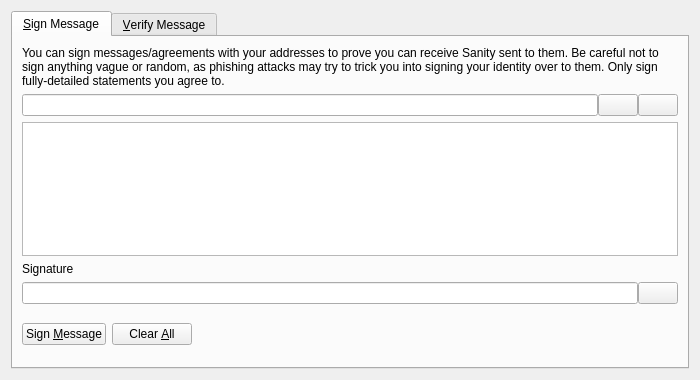
<?xml version="1.0" encoding="UTF-8"?>
<ui version="4.0">
 <class>SignVerifyMessageDialog</class>
 <widget class="QDialog" name="SignVerifyMessageDialog">
  <property name="geometry">
   <rect>
    <x>0</x>
    <y>0</y>
    <width>700</width>
    <height>380</height>
   </rect>
  </property>
  <property name="windowTitle">
   <string>Signatures - Sign / Verify a Message</string>
  </property>
  <property name="modal">
   <bool>true</bool>
  </property>
  <layout class="QVBoxLayout" name="verticalLayout">
   <item>
    <widget class="QTabWidget" name="tabWidget">
     <property name="currentIndex">
      <number>0</number>
     </property>
     <widget class="QWidget" name="tabSignMessage">
      <attribute name="title">
       <string>&amp;Sign Message</string>
      </attribute>
      <layout class="QVBoxLayout" name="verticalLayout_SM">
       <item>
        <widget class="QLabel" name="infoLabel_SM">
         <property name="text">
          <string>You can sign messages/agreements with your addresses to prove you can receive Sanity sent to them. Be careful not to sign anything vague or random, as phishing attacks may try to trick you into signing your identity over to them. Only sign fully-detailed statements you agree to.</string>
         </property>
         <property name="textFormat">
          <enum>Qt::PlainText</enum>
         </property>
         <property name="wordWrap">
          <bool>true</bool>
         </property>
        </widget>
       </item>
       <item>
        <layout class="QHBoxLayout" name="horizontalLayout_1_SM">
         <property name="spacing">
          <number>0</number>
         </property>
         <item>
          <widget class="QValidatedLineEdit" name="addressIn_SM">
           <property name="toolTip">
            <string>The Sanity address to sign the message with</string>
           </property>
          </widget>
         </item>
         <item>
          <widget class="QPushButton" name="addressBookButton_SM">
           <property name="toolTip">
            <string>Choose previously used address</string>
           </property>
           <property name="text">
            <string/>
           </property>
           <property name="shortcut">
            <string>Alt+A</string>
           </property>
           <property name="autoDefault">
            <bool>false</bool>
           </property>
          </widget>
         </item>
         <item>
          <widget class="QPushButton" name="pasteButton_SM">
           <property name="toolTip">
            <string>Paste address from clipboard</string>
           </property>
           <property name="text">
            <string/>
           </property>
           <property name="shortcut">
            <string>Alt+P</string>
           </property>
           <property name="autoDefault">
            <bool>false</bool>
           </property>
          </widget>
         </item>
        </layout>
       </item>
       <item>
        <widget class="QPlainTextEdit" name="messageIn_SM">
         <property name="toolTip">
          <string>Enter the message you want to sign here</string>
         </property>
        </widget>
       </item>
       <item>
        <widget class="QLabel" name="signatureLabel_SM">
         <property name="text">
          <string>Signature</string>
         </property>
         <property name="textFormat">
          <enum>Qt::PlainText</enum>
         </property>
        </widget>
       </item>
       <item>
        <layout class="QHBoxLayout" name="horizontalLayout_2_SM">
         <property name="spacing">
          <number>0</number>
         </property>
         <item>
          <widget class="QLineEdit" name="signatureOut_SM">
           <property name="font">
            <font>
             <italic>true</italic>
            </font>
           </property>
           <property name="readOnly">
            <bool>true</bool>
           </property>
          </widget>
         </item>
         <item>
          <widget class="QPushButton" name="copySignatureButton_SM">
           <property name="toolTip">
            <string>Copy the current signature to the system clipboard</string>
           </property>
           <property name="text">
            <string/>
           </property>
           <property name="autoDefault">
            <bool>false</bool>
           </property>
          </widget>
         </item>
        </layout>
       </item>
       <item>
        <layout class="QHBoxLayout" name="horizontalLayout_3_SM">
         <item>
          <widget class="QPushButton" name="signMessageButton_SM">
           <property name="toolTip">
            <string>Sign the message to prove you own this Sanity address</string>
           </property>
           <property name="text">
            <string>Sign &amp;Message</string>
           </property>
           <property name="autoDefault">
            <bool>false</bool>
           </property>
          </widget>
         </item>
         <item>
          <widget class="QPushButton" name="clearButton_SM">
           <property name="toolTip">
            <string>Reset all sign message fields</string>
           </property>
           <property name="text">
            <string>Clear &amp;All</string>
           </property>
           <property name="autoDefault">
            <bool>false</bool>
           </property>
          </widget>
         </item>
         <item>
          <spacer name="horizontalSpacer_1_SM">
           <property name="orientation">
            <enum>Qt::Horizontal</enum>
           </property>
           <property name="sizeHint" stdset="0">
            <size>
             <width>40</width>
             <height>48</height>
            </size>
           </property>
          </spacer>
         </item>
         <item>
          <widget class="QLabel" name="statusLabel_SM">
           <property name="font">
            <font>
             <weight>75</weight>
             <bold>true</bold>
            </font>
           </property>
           <property name="text">
            <string/>
           </property>
           <property name="wordWrap">
            <bool>true</bool>
           </property>
          </widget>
         </item>
         <item>
          <spacer name="horizontalSpacer_2_SM">
           <property name="orientation">
            <enum>Qt::Horizontal</enum>
           </property>
           <property name="sizeHint" stdset="0">
            <size>
             <width>40</width>
             <height>48</height>
            </size>
           </property>
          </spacer>
         </item>
        </layout>
       </item>
      </layout>
     </widget>
     <widget class="QWidget" name="tabVerifyMessage">
      <attribute name="title">
       <string>&amp;Verify Message</string>
      </attribute>
      <layout class="QVBoxLayout" name="verticalLayout_VM">
       <item>
        <widget class="QLabel" name="infoLabel_VM">
         <property name="text">
          <string>Enter the receiver's address, message (ensure you copy line breaks, spaces, tabs, etc. exactly) and signature below to verify the message. Be careful not to read more into the signature than what is in the signed message itself, to avoid being tricked by a man-in-the-middle attack. Note that this only proves the signing party receives with the address, it cannot prove sendership of any transaction!</string>
         </property>
         <property name="textFormat">
          <enum>Qt::PlainText</enum>
         </property>
         <property name="alignment">
          <set>Qt::AlignLeading|Qt::AlignLeft|Qt::AlignTop</set>
         </property>
         <property name="wordWrap">
          <bool>true</bool>
         </property>
        </widget>
       </item>
       <item>
        <layout class="QHBoxLayout" name="horizontalLayout_1_VM">
         <property name="spacing">
          <number>0</number>
         </property>
         <item>
          <widget class="QValidatedLineEdit" name="addressIn_VM">
           <property name="toolTip">
            <string>The Sanity address the message was signed with</string>
           </property>
          </widget>
         </item>
         <item>
          <widget class="QPushButton" name="addressBookButton_VM">
           <property name="toolTip">
            <string>Choose previously used address</string>
           </property>
           <property name="text">
            <string/>
           </property>
           <property name="shortcut">
            <string>Alt+A</string>
           </property>
           <property name="autoDefault">
            <bool>false</bool>
           </property>
          </widget>
         </item>
        </layout>
       </item>
       <item>
        <widget class="QPlainTextEdit" name="messageIn_VM"/>
       </item>
       <item>
        <widget class="QValidatedLineEdit" name="signatureIn_VM"/>
       </item>
       <item>
        <layout class="QHBoxLayout" name="horizontalLayout_2_VM">
         <item>
          <widget class="QPushButton" name="verifyMessageButton_VM">
           <property name="toolTip">
            <string>Verify the message to ensure it was signed with the specified Sanity address</string>
           </property>
           <property name="text">
            <string>Verify &amp;Message</string>
           </property>
           <property name="autoDefault">
            <bool>false</bool>
           </property>
          </widget>
         </item>
         <item>
          <widget class="QPushButton" name="clearButton_VM">
           <property name="toolTip">
            <string>Reset all verify message fields</string>
           </property>
           <property name="text">
            <string>Clear &amp;All</string>
           </property>
           <property name="autoDefault">
            <bool>false</bool>
           </property>
          </widget>
         </item>
         <item>
          <spacer name="horizontalSpacer_1_VM">
           <property name="orientation">
            <enum>Qt::Horizontal</enum>
           </property>
           <property name="sizeHint" stdset="0">
            <size>
             <width>40</width>
             <height>48</height>
            </size>
           </property>
          </spacer>
         </item>
         <item>
          <widget class="QLabel" name="statusLabel_VM">
           <property name="font">
            <font>
             <weight>75</weight>
             <bold>true</bold>
            </font>
           </property>
           <property name="text">
            <string/>
           </property>
           <property name="wordWrap">
            <bool>true</bool>
           </property>
          </widget>
         </item>
         <item>
          <spacer name="horizontalSpacer_2_VM">
           <property name="orientation">
            <enum>Qt::Horizontal</enum>
           </property>
           <property name="sizeHint" stdset="0">
            <size>
             <width>40</width>
             <height>48</height>
            </size>
           </property>
          </spacer>
         </item>
        </layout>
       </item>
      </layout>
     </widget>
    </widget>
   </item>
  </layout>
 </widget>
 <customwidgets>
  <customwidget>
   <class>QValidatedLineEdit</class>
   <extends>QLineEdit</extends>
   <header>qvalidatedlineedit.h</header>
  </customwidget>
 </customwidgets>
 <resources>
  <include location="../sanity.qrc"/>
 </resources>
 <connections/>
</ui>
